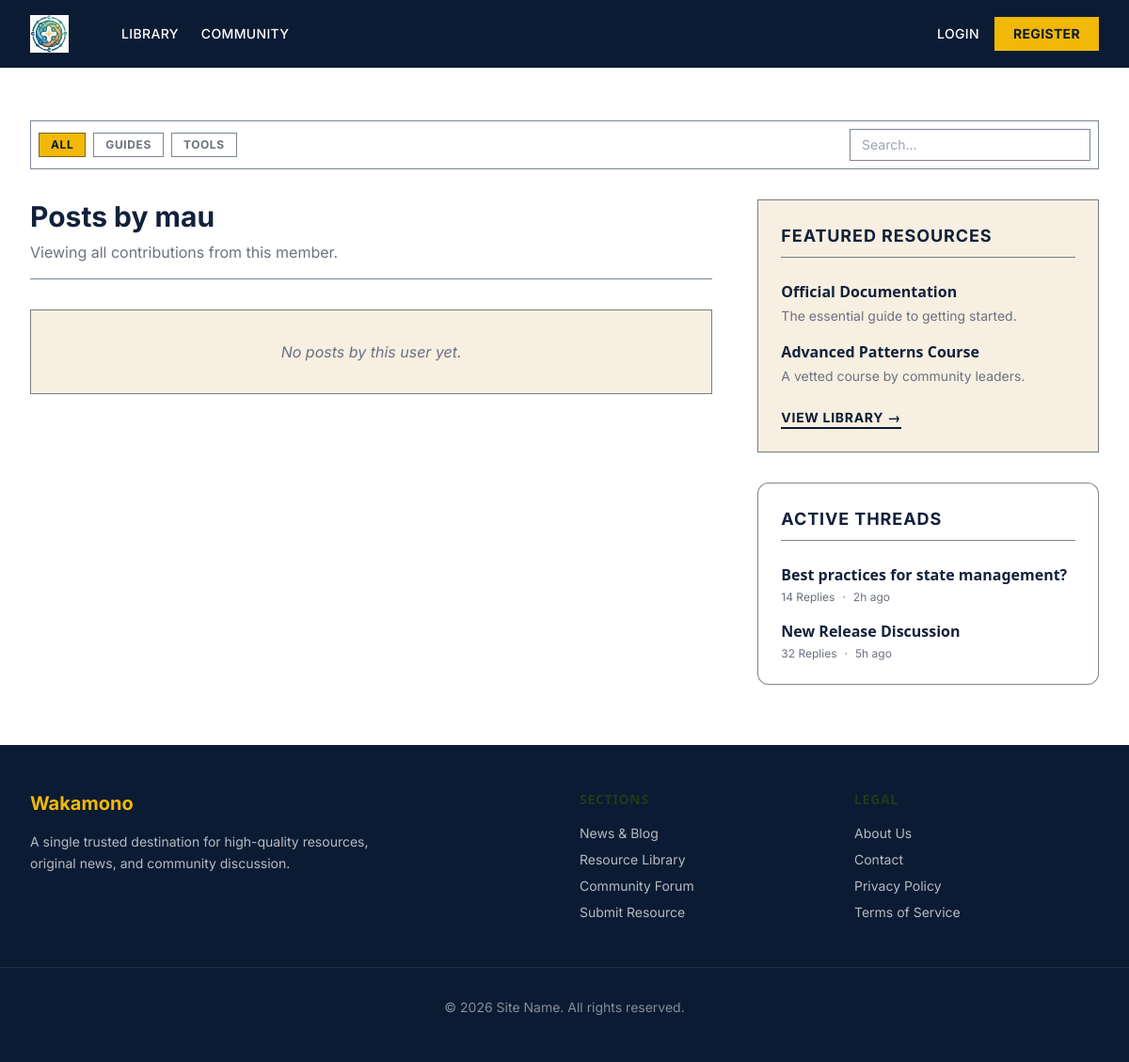
Before: /users/1/posts with the older database file.
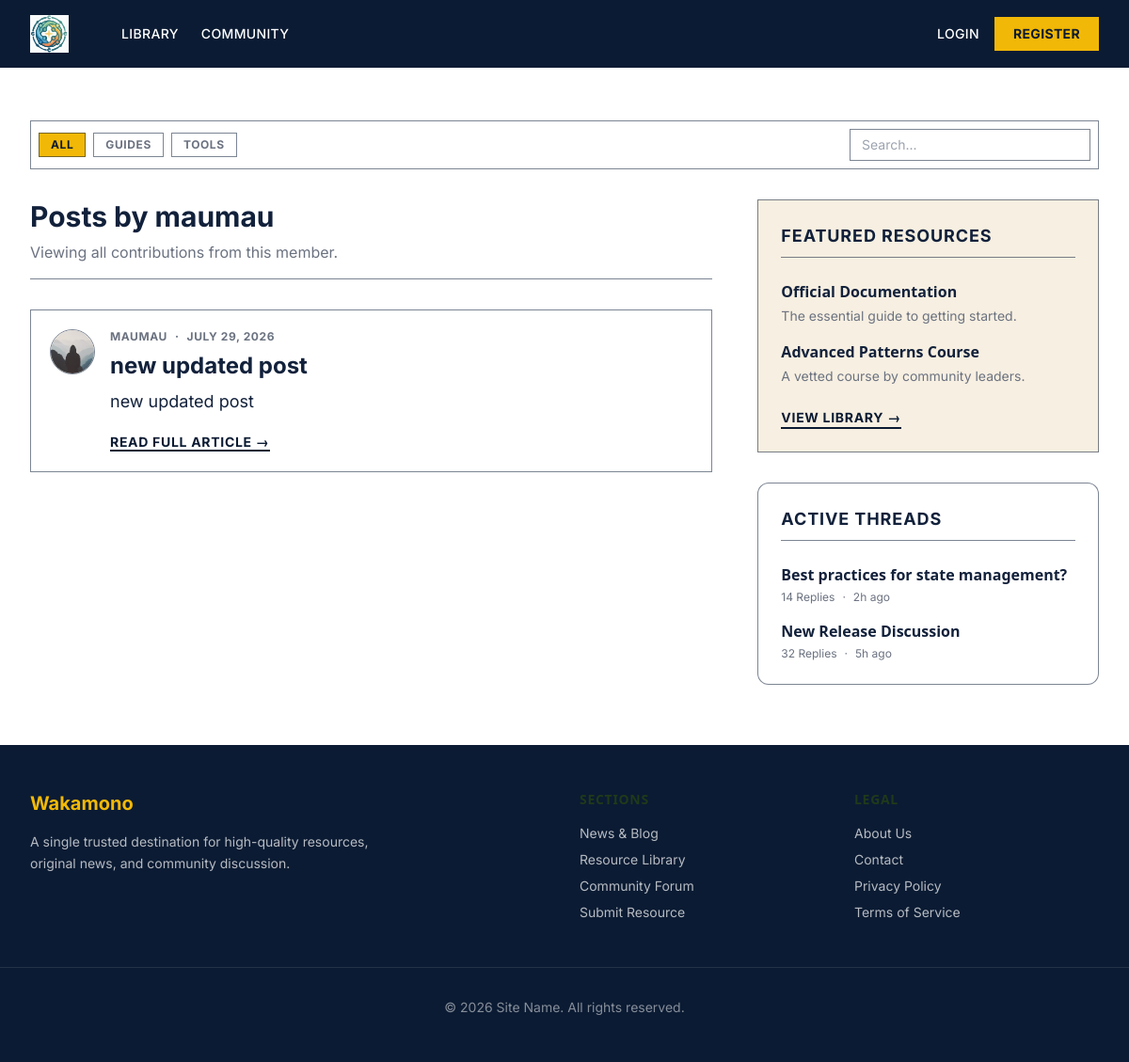
After: the same page with the newer database file.
### models.py (models this page shows, shortened)
class User(Base):
    __tablename__="users"
    id: Mapped[int]= mapped_column(Integer, primary_key=True, index=True)
    username: Mapped[str]= mapped_column(String(50), unique= True, nullable= False)
    email: Mapped[str]= mapped_column(String(120), unique= True, nullable= False)
    image_file: Mapped[str| None]= mapped_column(
        String(120), nullable=True, default=None
    )
    password_hash: Mapped[str]= mapped_column(String(200), nullable=False)
    posts: Mapped[list[Post]]= relationship(back_populates="author", cascade="all, delete-orphan")

class Post(Base):
    __tablename__="posts"
    id: Mapped[int]=mapped_column(Integer, primary_key=True,index=True)
    title: Mapped[str]=mapped_column(String(50), nullable=False)
    content: Mapped[str]=mapped_column(Text, nullable=False)
    user_id: Mapped[int]=mapped_column(ForeignKey("users.id"), nullable=False, index=True)
    date_posted: Mapped[datetime] = mapped_column(
            DateTime(timezone=True),
            default=lambda: datetime.now(UTC)
        )
    author: Mapped[User] = relationship(back_populates="posts")

### main.py (the view)
@app.get("/users/{user_id}/posts", include_in_schema=False, name="user_posts")
async def user_posts_page(
    request: Request,
    user_id: int,
    db: Annotated[AsyncSession, Depends(get_db)],
):
    result = await db.execute(select(models.User).where(models.User.id == user_id))
    user = result.scalars().first()
    if not user:
        raise HTTPException(
            status_code=status.HTTP_404_NOT_FOUND,
            detail="User not found",
        )
    result = await db.execute(
        select(models.Post)
        .options(selectinload(models.Post.author))
        .where(models.Post.user_id == user_id)
        .order_by(models.Post.date_posted.desc())
    )
    posts = result.scalars().all()
    return templates.TemplateResponse(
        request,
        "user_posts.html",
        {"posts": posts, "user": user, "title": f"{user.username}'s Posts"},
    )

### templates/user_posts.html
{% extends "base.html" %}
{% block content %}
  <div class="border-b border-brand pb-4 mb-8">
    <h1 class="text-3xl font-bold font-heading text-ink">
      Posts by {{ user.username }}
    </h1>
    <p class="text-muted-grey mt-2">Viewing all contributions from this member.</p>
  </div>
  {% for post in posts %}
    <article class="bg-white border border-brand rounded-none p-5 mb-6 group">
      <div class="flex items-start gap-4">
        <img class="rounded-full shrink-0 border border-brand object-cover"
             src="{{ post.author.image_path }}"
             alt="{{ post.author.username }}'s profile picture"
             width="48"
             height="48"
             loading="lazy">
        <div class="grow">
          <div class="mb-2 flex items-center space-x-2 text-xs font-bold uppercase tracking-wider text-muted-grey">
            <a class="hover:text-gold transition-colors"
               href="{{ url_for('user_posts', user_id=post.author.id) }}">
              {{ post.author.username }}
            </a>
            <span>&middot;</span>
            <span>{{ post.date_posted.strftime("%B %d, %Y") }}</span>
          </div>
          <h2 class="text-2xl font-bold font-heading mt-1 mb-2 leading-tight">
            <a class="text-ink hover:text-gold transition-colors"
               href="{{ url_for('post_page', post_id=post.id) }}">
              {{ post.title }}
            </a>
          </h2>
          <p class="text-ink leading-relaxed mb-4 text-lg">
            {{ post.content }}
          </p>
          <a href="{{ url_for('post_page', post_id=post.id)}}" class="text-sm font-bold text-navy hover:text-gold uppercase tracking-wider border-b-2 border-navy hover:border-gold transition-colors">Read Full Article &rarr;</a>
        </div>
      </div>
    </article>
  {% else %}
    <div class="bg-cream border border-brand p-8 text-center">
      <p class="text-muted-grey italic">No posts by this user yet.</p>
    </div>
  {% endfor %}
{% endblock content %}

Changed rows visible on the page:
changed User: username "mau" → "maumau"
added Post: author.username "MAUMAU", date_posted "JULY 29, 2026", title "new updated post", content "new updated post"
Other visible differences:
text no longer shown: "No posts by this user yet."
